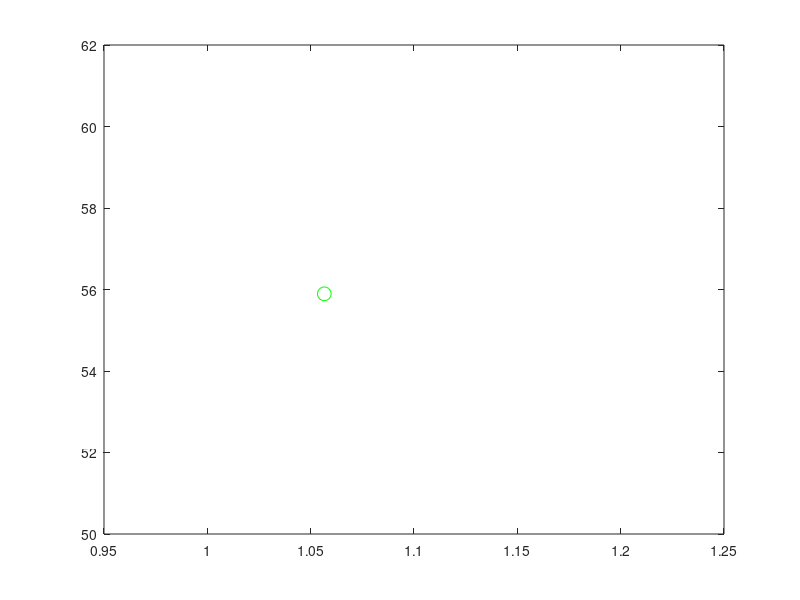

Here is the MATLAB script that generated this plot: (Note: this script raises an error after producing the figure.)
% construction de la courbe P/V pour un pont
% (adimensionalisation par le rayon)

% CAS L=2, SANS GRAVITE

global Bo RR dpdz alphac Weta Wxi verbosity;
Bo = 1e12;
RR = 1;
dpdz = 0;
Weta = 1;
Wxi = 0.2;
verbosity = 0;
close all;

L = 7;



% solution limite theorique : deux portions de sphere de rayon Rc tel que
% Rc^2 = R^2 + (Rc-L/2)^2 
F = @(x)(x^2-1-(x-L/2)^2);
Rc = fzero(F,1.5)
%  Rc = 
Kl = 2/Rc;
Vl = 2*pi/3*(L/2)^2*(3*Rc-L/2);% formule volume d'une calotte spherique
figure(21);
plot(Kl,Vl,'go','MarkerSize',10);

% geometrie initiale : pont cylindrique
t = [0:.005:1];
R0 = RR*ones(size(t));
Z0 = L*t;

R = R0;
Z = Z0;
P = 1;
V = 1; 
[R,Z,P,V] = Newton_P(R0,Z0,P,V,1);
figure(10);
hold on;
plot(R,Z,'r');
figure(21);
plot(P,V,'ro','MarkerSize',10);

% continuation en diminuant P 
[R,Z,P,V] = Loop_P(R,Z,P,V,+.02,5);
[R,Z,P,V] = Loop_P(R,Z,P,V,+.02,5);

[Rx,Zx,Px,Vx] = Newton_P(R,Z,P,V,P); % pour attrapper la branche asymetrique au retour

% virage
[R,Z,P,V] = Loop_P(R,Z,P,V,+.02,6);
%remontee
[R,Z,P,V] = Loop_V(R,Z,P,V,1,10);
[R,Z,P,V] = Loop_V(R,Z,P,V,1,10);
[R,Z,P,V] = Loop_V(R,Z,P,V,1,10);

%solution limite deux spheres qui se touchent
[Rlim,Zlim,Plim,Vlim] = Newton_P(R,Z,P,V,P);
figure(10);
plot(Rlim,Zlim,'g')

% continuation en descendant P  pour les ponts bombes
[R,Z,P,V] = Loop_P(R0,Z0,1,0,-.025,10);


% au passage on attrape la solution d'equilibre final 
% (volume = celui des deux portions de spheres)
[Rf,Zf,Pf,Vf] = Newton_V(R,Z,P,V,Vl);
figure(21);
plot(Pf,Vf,'go','MarkerSize',10);
figure(10);
plot(Rf,Zf,'g')


% pour finir : branche asymetrique
dpdz =0.001;
[R,Z,P,V] = Loop_P(Rx,Zx,Px,Vx,-.02,15);

dpdz =0;
[R,Z,P,V] = Loop_P(R,Z,P,V,+.02,15);

% mise en forme des figures

figure(21);
grid on;
xlabel('P')
ylabel('V')

figure(10);
grid on;
xlabel('R')
ylabel('Z')



